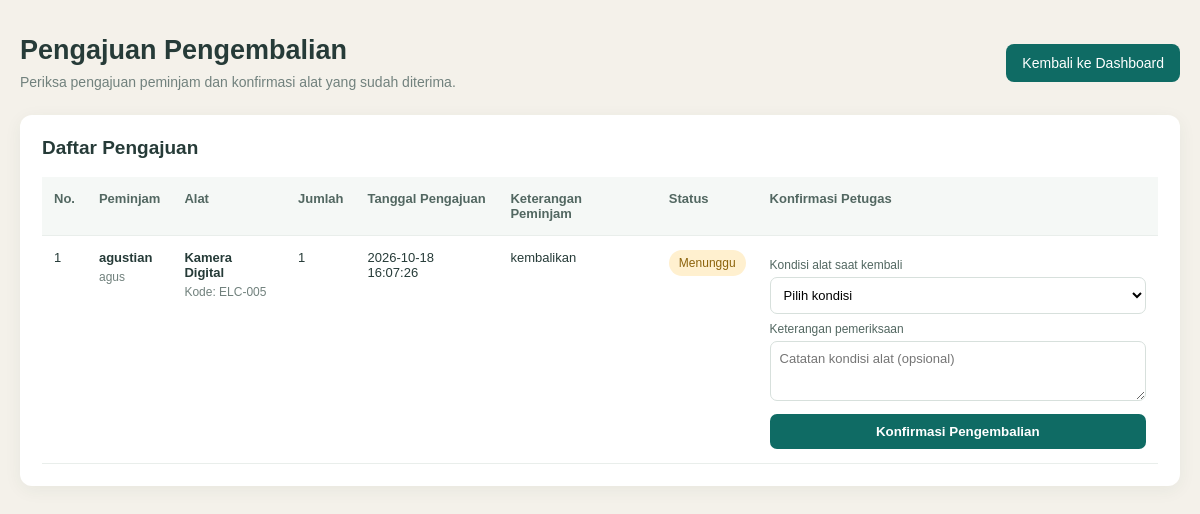
The page /Controller/c_pengajuan_pengembalian.php?aksi=petugas (signed in) on the database its author committed.
### tables this page shows
CREATE TABLE `pengajuan_pengembalian` (
  `id_pengajuan_kembali` int(11) NOT NULL,
  `id_detail` int(11) NOT NULL,
  `tanggal_pengajuan` datetime NOT NULL DEFAULT current_timestamp(),
  `status` enum('menunggu','diproses','diterima','ditolak') NOT NULL DEFAULT 'menunggu',
  `keterangan` text DEFAULT NULL
);

CREATE TABLE `tb_user` (
  `id_user` int(11) NOT NULL,
  `nama` varchar(100) NOT NULL,
  `username` varchar(50) NOT NULL,
  `password` varchar(255) NOT NULL,
  `role` enum('admin','petugas','peminjam') NOT NULL DEFAULT 'peminjam',
  `no_telp` varchar(20) DEFAULT NULL,
  `status_aktif` tinyint(1) NOT NULL DEFAULT 1,
  `created_at` timestamp NOT NULL DEFAULT current_timestamp()
);

CREATE TABLE `alat` (
  `id_alat` int(11) NOT NULL,
  `kode_alat` varchar(20) NOT NULL,
  `nama_alat` varchar(100) NOT NULL,
  `id_kategori` int(11) NOT NULL,
  `merk` varchar(50) DEFAULT NULL,
  `jumlah` int(11) NOT NULL DEFAULT 1,
  `kondisi` enum('baik','rusak_ringan','rusak_berat') NOT NULL DEFAULT 'baik',
  `status` enum('tersedia','dipinjam','tidak_aktif') NOT NULL DEFAULT 'tersedia',
  `deskripsi` text DEFAULT NULL
);

CREATE TABLE `detail_peminjaman` (
  `id_detail` int(11) NOT NULL,
  `id_peminjaman` int(11) NOT NULL,
  `id_alat` int(11) NOT NULL,
  `jumlah` int(11) NOT NULL DEFAULT 1,
  `kondisi_keluar` varchar(50) DEFAULT NULL
);

### Model/m_koneksi.php (called while the page is built, shortened)
<?php
class koneksi {
    private $host = "localhost";
    private $username = "root";
    private $pass = "";
    private $db = "pinjamin_electronic";
    function __construct()
    {
        $this->koneksi = mysqli_connect($this->host, $this->username, $this->pass, $this->db);
    }
}
?>

### Model/m_pengajuan_pengembalian.php (called while the page is built, shortened)
<?php
require_once __DIR__ . "/m_koneksi.php";
class m_pengajuan_pengembalian
{
    private $db;
    public function __construct()
    {
        $koneksi = new koneksi();
        $this->db = $koneksi->koneksi;
    }
    public function daftar_petugas()
    {
        $sql = "SELECT
                    pp.id_pengajuan_kembali,
                    pp.id_detail,
                    pp.tanggal_pengajuan,
                    pp.status AS status_pengajuan,
                    pp.keterangan AS keterangan_pengajuan,
                    dp.jumlah,
                    a.nama_alat,
                    a.kode_alat,
                    u.nama,
                    u.username,
                    p.id_peminjaman,
                    p.tanggal_kembali_rencana
                FROM pengajuan_pengembalian pp
                JOIN detail_peminjaman dp
                    ON pp.id_detail = dp.id_detail
                JOIN peminjaman p
                    ON dp.id_peminjaman = p.id_peminjaman
                JOIN alat a
                    ON dp.id_alat = a.id_alat
                JOIN tb_user u
                    ON p.id_user = u.id_user
                ORDER BY pp.tanggal_pengajuan DESC";
        $hasil = mysqli_query($this->db, $sql);
        $data = [];
        if ($hasil) {
            while ($row = mysqli_fetch_assoc($hasil)) {
                $data[] = $row;
            }
        }
        return $data;
    }
}
?>

### View/v_pengajuan_pengembalian_petugas.php (the view, shortened to what this page needs)
<?php
function e_kembali($nilai) {
    return htmlspecialchars((string)($nilai ?? ""), ENT_QUOTES, "UTF-8");
}
$data_pengajuan = $data_pengajuan ?? [];
?>
<!DOCTYPE html>
<html lang="id">
<head>
</head>
<body>
<div class="container">
    <div class="header">
        <div>
            <h1>Pengajuan Pengembalian</h1>
            <p>Periksa pengajuan peminjam dan konfirmasi alat yang sudah diterima.</p>
        </div>
        <a href="../View/v_home_petugas.php" class="btn-back">
            Kembali ke Dashboard
        </a>
    </div>
    <div class="card">
        <h2>Daftar Pengajuan</h2>
        <?php if (empty($data_pengajuan)): ?>
            <div class="empty">
                <p>Belum ada pengajuan pengembalian.</p>
            </div>
        <?php else: ?>
            <div class="table-wrapper">
                <table>
                    <thead>
                    <tr>
                        <th>No.</th>
                        <th>Peminjam</th>
                        <th>Alat</th>
                        <th>Jumlah</th>
                        <th>Tanggal Pengajuan</th>
                        <th>Keterangan Peminjam</th>
                        <th>Status</th>
                        <th>Konfirmasi Petugas</th>
                    </tr>
                    </thead>
                    <tbody>
                    <?php $no = 1; ?>
                    <?php foreach ($data_pengajuan as $item): ?>
                        <?php
                        $status = $item["status_pengajuan"] ?? "menunggu";
                        $status_label = [
                            "menunggu" => "Menunggu",
                            "diproses" => "Diproses",
                            "diterima" => "Diterima",
                            "ditolak" => "Ditolak"
                        ];
                        $status_tampil = $status_label[$status] ?? ucfirst($status);
                        ?>
                        <tr>
                            <td><?= $no++ ?></td>
                            <td>
                                <strong>
                                    <?= e_kembali($item["nama"] ?? $item["username"] ?? "-") ?>
                                </strong>
                                <div class="small-text">
                                    <?= e_kembali($item["username"] ?? "") ?>
                                </div>
                            </td>
                            <td>
                                <strong><?= e_kembali($item["nama_alat"] ?? "-") ?></strong>
                                <div class="small-text">
                                    Kode: <?= e_kembali($item["kode_alat"] ?? "-") ?>
                                </div>
                            </td>
                            <td><?= e_kembali($item["jumlah"] ?? 0) ?></td>
                            <td>
                                <?= e_kembali($item["tanggal_pengajuan"] ?? "-") ?>
                            </td>
                            <td>
                                <?= nl2br(e_kembali($item["keterangan_pengajuan"] ?? "-")) ?>
                            </td>
                            <td>
                                <span class="status <?= e_kembali($status) ?>">
                                    <?= e_kembali($status_tampil) ?>
                                </span>
                            </td>
                            <td>
                                <?php if ($status === "menunggu"): ?>
                                    <form
                                        class="form-konfirmasi"
                                        method="POST"
                                        action="../Controller/c_pengajuan_pengembalian.php?aksi=konfirmasi"
                                        onsubmit="return confirm('Pastikan alat sudah diterima dan kondisinya sudah diperiksa. Lanjutkan konfirmasi?');"
                                    >
                                        <label>Kondisi alat saat kembali</label>
                                        <select name="kondisi_kembali" required>
                                            <option value="">Pilih kondisi</option>
                                        </select>
                                        <label>Keterangan pemeriksaan</label>
                                        <textarea
                                            name="keterangan"
                                            placeholder="Catatan kondisi alat (opsional)"
                                        ></textarea>
                                        <button type="submit" class="btn-confirm">
                                            Konfirmasi Pengembalian
                                        </button>
                                    </form>
                                <?php else: ?>
                                    <span class="small-text">
                                        Pengajuan sudah diproses.
                                    </span>
                                <?php endif; ?>
                            </td>
                        </tr>
                    <?php endforeach; ?>
                    </tbody>
                </table>
            </div>
        <?php endif; ?>
    </div>
</div>
</body>
</html>

### View/v_pengajuan_pengembalian_petugas.php (style rules this page uses)
* { box-sizing: border-box; margin: 0; padding: 0; }
body { font-family: Arial, sans-serif; background: #f4f1ea; color: #263b38; }
.container { max-width: 1200px; margin: 35px auto; padding: 0 20px; }
.header { display: flex; justify-content: space-between; align-items: center; gap: 15px; flex-wrap: wrap; margin-bottom: 25px; }
.header h1 { font-size: 27px; margin-bottom: 8px; }
.header p { color: #71817d; font-size: 14px; }
.btn-back { display: inline-block; padding: 11px 16px; border-radius: 8px; background: #0f6b64; color: white; text-decoration: none; font-size: 14px; }
.card { background: white; border-radius: 12px; padding: 22px; box-shadow: 0 4px 18px rgba(30, 60, 50, 0.06); }
.card h2 { font-size: 19px; margin-bottom: 18px; }
.table-wrapper { width: 100%; overflow-x: auto; }
table { width: 100%; border-collapse: collapse; min-width: 900px; }
th, td { text-align: left; padding: 14px 12px; border-bottom: 1px solid #e9eeeb; font-size: 13px; vertical-align: top; }
th { background: #f5f8f6; color: #526761; font-weight: 600; }
.status { display: inline-block; padding: 6px 10px; border-radius: 20px; font-size: 12px; background: #fff0cf; color: #8b620b; }
.form-konfirmasi { min-width: 200px; }
.form-konfirmasi label { display: block; margin: 8px 0 5px; font-size: 12px; color: #526761; }
select, textarea { width: 100%; padding: 9px; border: 1px solid #d7e0dc; border-radius: 7px; font-family: inherit; font-size: 13px; background: white; }
textarea { resize: vertical; min-height: 60px; }
.btn-confirm { width: 100%; border: none; border-radius: 7px; padding: 10px; margin-top: 10px; background: #0f6b64; color: white; cursor: pointer; font-weight: 600; }
.small-text { font-size: 12px; color: #71817d; margin-top: 5px; }

### rows shown on the page
pengajuan_pengembalian: tb_user.nama "agustian", tb_user.username "agus", alat.nama_alat "Kamera Digital", alat.kode_alat "ELC-005", id_detail.jumlah "1", tanggal_pengajuan "2026-10-18 16:07:26", keterangan "kembalikan", status "Menunggu"
